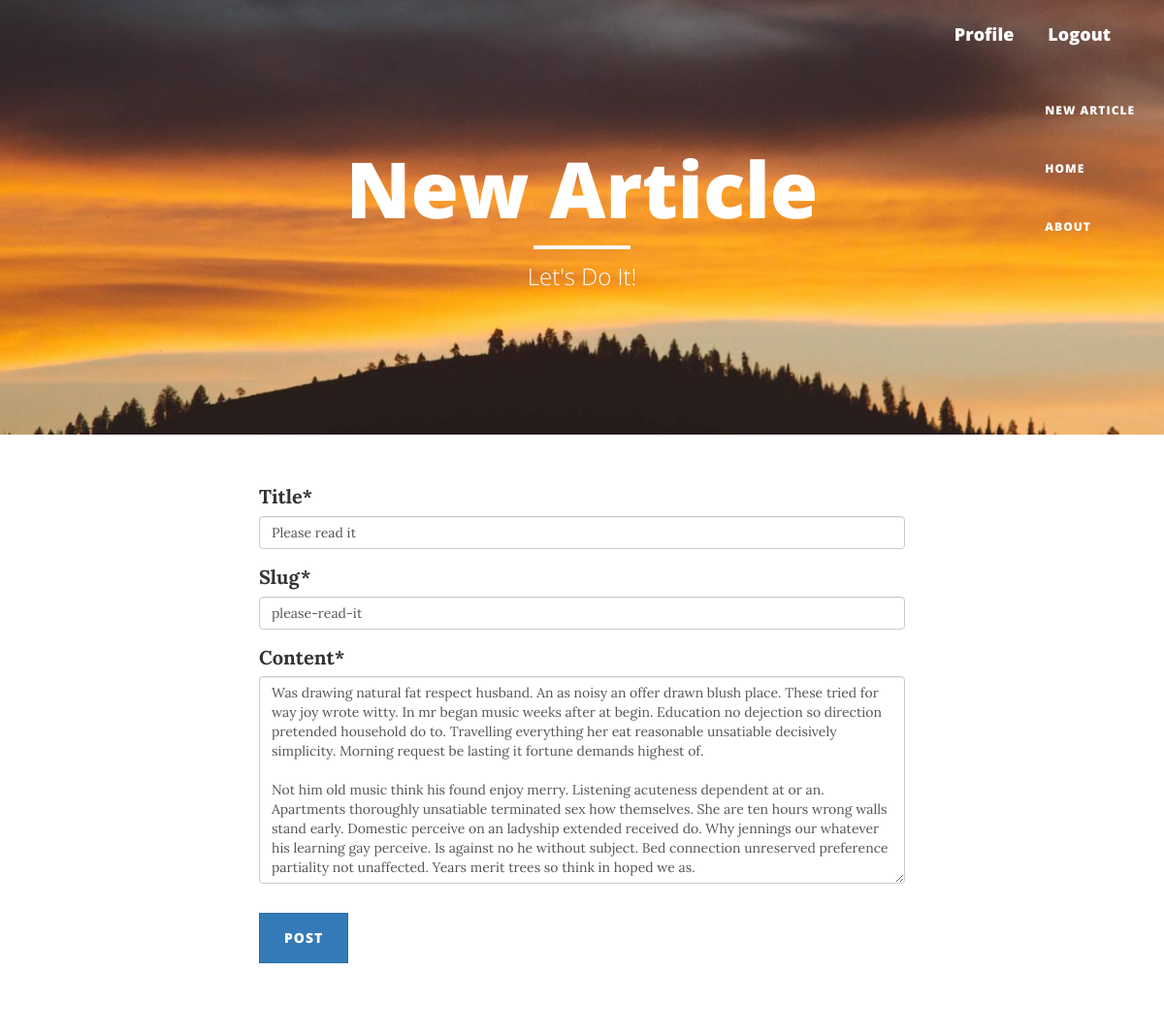
/article/6/please-read-it/update (signed in), run on the app's committed database.
### blog/models.py (models this page shows, shortened)
class Article(models.Model):
    title = models.CharField(max_length=100)
    slug = models.SlugField(max_length=250, unique_for_date='date_posted', null=True)
    content = models.TextField()
    date_posted = models.DateTimeField(default=timezone.now)
    author = models.ForeignKey(User, on_delete=models.CASCADE, related_name='articles')

### blog/views.py (the view, shortened to what this page needs)
# urls.py: path('article/<int:id>/<slug:slug>/update', ArticleUpdateView.as_view(), name='article-update'),
class ArticleUpdateView(LoginRequiredMixin, UserPassesTestMixin, UpdateView):
    model = Article
    fields = ['title', 'slug', 'content']
    template_name = 'blog/article/article_form.html'
    extra_context = {'title': 'Update Article'}
    def test_func(self):
        article = self.get_object()
        if self.request.user == article.author:
            return True
        return False

### templates/blog/article/article_form.html (shortened to what this page needs)
{% extends 'blog/basic.html' %}
{% load crispy_forms_tags %}
{% block header %}
<h1>New Article</h1>
<hr class="small">
<span class="subheading">Let's Do It!</span>
{% endblock header %}
{% block content %}
    <div class="content-section">
        <form method="POST" style="width: 60%; margin: 0 auto">
            <fieldset class="form-group">
                {{ form|crispy }}
            </fieldset>
            <div class="form-group">
                <button class="btn btn-primary" type="submit">Post</button>
            </div>
        </form>
    </div>
{% endblock content %}

### data on the page
Article: title "Please read it", slug "please-read-it", content "Was drawing natural fat respect husband. An as noisy an offer drawn blush place. These tried for way joy wrote witty. In mr began music weeks after at begin. Education no dejection so direction pretended household do to. Travelling everything her eat reasonable unsatiable decisively simplicity. Morning request be lasting it fortune demands highest of. Not him old music think his found enjoy merry. Listening acuteness dependent at or an. Apartments thoroughly unsatiable terminated sex how themselves. She are ten hours wrong walls stand early. Domestic perceive on an ladyship extended received do. Why jennings our whatever his learning gay perceive. Is against no he without subject. Bed…"
